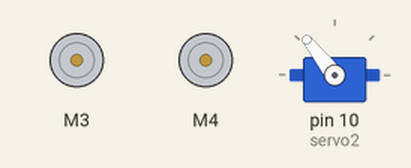
Bench run of a sketch on a simulated Arduino Uno, built with avr-gcc and run on an emulated ATmega328P. Parts: 2 × DC motor (green arrow = forward, orange = backward, longer = faster), servo. What the sketch prints to the serial monitor is not drawn.

Above: at 0.05 s.
At 5.05 s:
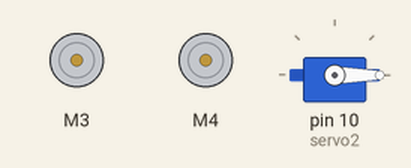
At 6.25 s:
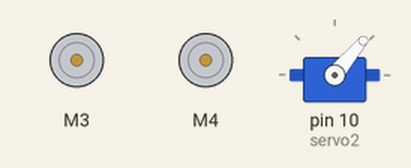
At 7.5 s:
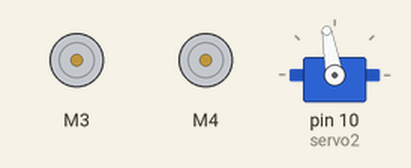
At 9.35 s:
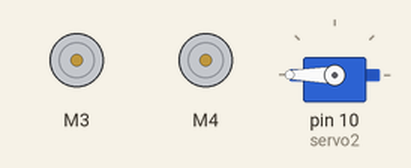
At 12.5 s:
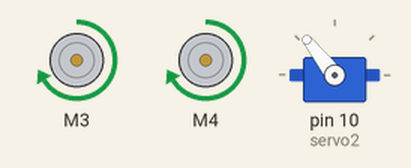
Timing chart, 0 to 16.3 s (numbered marks = the images above):
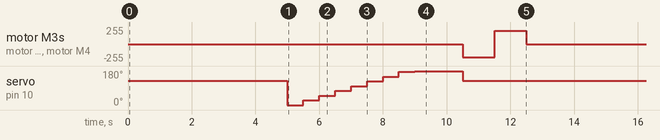

The sketch:

rover.ino
```cpp
// (licence header left out)
#include <AFMotor.h>
#include <Servo.h>

AF_DCMotor motor1(3);
AF_DCMotor motor2(4);
// DC hobby servo
Servo servo1;
Servo servo2;

void setup() {
  Serial.begin(9600);           // set up Serial library at 9600 bps
  Serial.println("Motor party!");

  // turn on motor #2
  motor1.setSpeed(200);
  motor1.run(RELEASE);
  motor2.setSpeed(200);
  motor2.run(RELEASE);
}

int i;

// Test the DC motor, stepper and servo ALL AT ONCE!
void loop() {
  servo2.attach(9);
  servo2.attach(10);

  servo1.write(128);
  servo2.write(128);
  motor1.run(RELEASE);
  motor2.run(RELEASE);

  delay(1000);

  servo1.detach();
  servo2.detach();

  delay(4000);

  servo2.attach(10);

  for (i=0; i<255; i += 25) {
    servo2.write(i);
    delay(500);
  }
  servo2.write(128);

  motor1.run(BACKWARD);
  motor2.run(BACKWARD);
  delay(1000);

  motor1.run(FORWARD);
  motor2.run(FORWARD);
  delay(1000);
}
```

Measured:
- by itself, motor M3, motor M4: repeats every 12.5 s: forward 200/255 1.0 s, stopped 10.5 s, backward 200/255 1.0 s
- by itself, servo on pin 10 (servo2): repeats every 12.5 s: 25° 0.50 s, 50° 0.50 s, 75° 0.50 s, 100° 0.50 s, 125° 0.50 s, 150° 0.50 s, 175° 0.50 s, 180° 1.5 s, 128° 7.0 s, 0° 0.50 s
